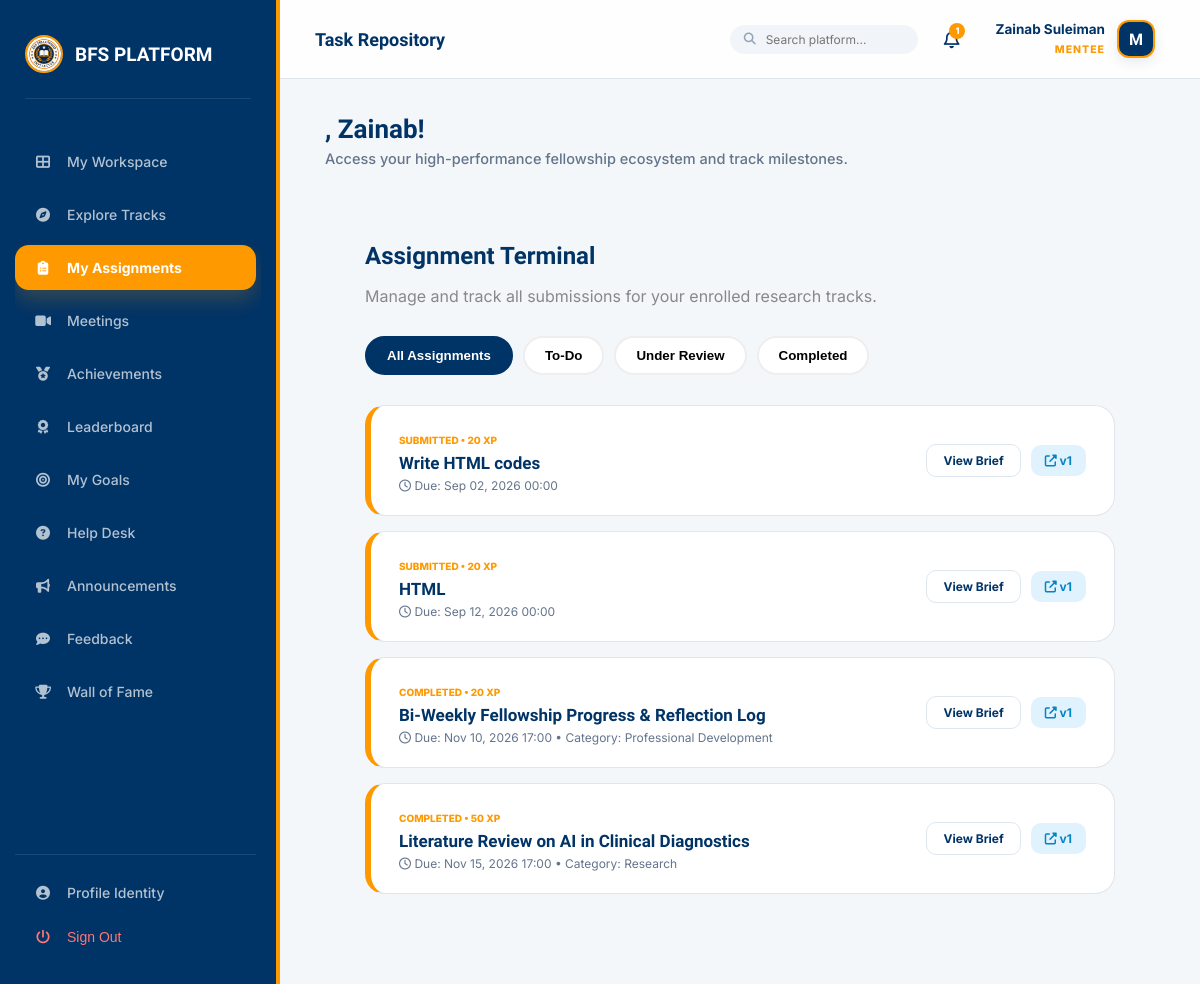
The app's page /tasks/my-tasks/ (signed in) with its own data.
### accounts/models.py (models this page shows, shortened)
class User(AbstractUser):
    ROLE_CHOICES = [
        ('mentee', 'Mentee'),
        ('mentor', 'Mentor'),
        ('management', 'Management Team'),
        ('coordinator', 'Programme Coordinator'),
    ]
    role = models.CharField(max_length=20, choices=ROLE_CHOICES, default='mentee')
    phone = models.CharField(max_length=20, blank=True)
    bio = models.TextField(blank=True)
    avatar_url = models.URLField(blank=True)   # Link to OneDrive/SharePoint photo
    is_verified = models.BooleanField(default=False)
    linkedin_url = models.URLField(blank=True, verbose_name="LinkedIn Profile")
    github_url = models.URLField(blank=True, verbose_name="GitHub/Portfolio")
    cv_url = models.URLField(blank=True, verbose_name="CV/Resume (OneDrive Link)")
    qualification = models.CharField(max_length=120, blank=True, help_text="e.g. B.Sc, M.Sc, Ph.D, Professional Fellow")
    expertise = models.CharField(max_length=150, blank=True, help_text="e.g. Software Engineering, AI, Cloud, Research")
    academic_status = models.CharField(max_length=100, blank=True, help_text="e.g. Student, Recent Graduate, Professional")
    interests = models.TextField(blank=True, help_text="Areas of interest or specialization")
    career_goal = models.TextField(blank=True, help_text="Mentee primary career and learning goal")

### tasks/models.py (models this page shows, shortened)
class TaskAssignment(models.Model):
    STATUS_CHOICES = [
        ('todo', 'To Do'),
        ('submitted', 'Submitted'),
        ('completed', 'Completed'),
        ('overdue', 'Overdue'),
        ('resubmission', 'Resubmission Required'),
    ]
    task = models.ForeignKey(Task, on_delete=models.CASCADE, related_name='assignments')
    mentee = models.ForeignKey(settings.AUTH_USER_MODEL, on_delete=models.CASCADE, related_name='my_assignments')
    status = models.CharField(max_length=25, choices=STATUS_CHOICES, default='todo')
    assigned_at = models.DateTimeField(auto_now_add=True)
    class Meta:
        unique_together = ('task', 'mentee')
    @property
    def latest_submission(self):
        return self.submissions.order_by('-submitted_at').first()

class Task(models.Model):
    TARGET_CHOICES = [
        ('individual', 'Individual'),
        ('selected', 'Selected Mentees'),
        ('group', 'Entire Group'),
        ('population', 'Wider Population'),
    ]
    title = models.CharField(max_length=200)
    description = models.TextField()
    category = models.CharField(
        max_length=80,
        blank=True,
        help_text="e.g. Research, Coding, Design"
    )
    resources = models.TextField(blank=True, help_text="Links to helpful reading materials")
    submission_rules = models.TextField(blank=True, help_text="Specific rules for this submission")
    deadline = models.DateTimeField()
    points_possible = models.PositiveIntegerField(default=20)
    target_type = models.CharField(max_length=12, choices=TARGET_CHOICES)
    target_group = models.ForeignKey(Group, on_delete=models.SET_NULL, null=True, blank=True)
    selected_mentees = models.ManyToManyField(settings.AUTH_USER_MODEL, blank=True, related_name='specially_assigned_tasks')
    assigned_by = models.ForeignKey(settings.AUTH_USER_MODEL, on_delete=models.SET_NULL, null=True, related_name='tasks_created')
    created_at = models.DateTimeField(auto_now_add=True)

class Submission(models.Model):
    assignment = models.ForeignKey(TaskAssignment, on_delete=models.CASCADE, related_name='submissions')
    onedrive_link = models.URLField(verbose_name="OneDrive/SharePoint URL")
    mentee_notes = models.TextField(blank=True)
    version = models.PositiveIntegerField(default=1)
    submitted_at = models.DateTimeField(auto_now_add=True)

### tasks/views.py (the view)
# urls.py: path('my-tasks/', views.my_tasks_list, name='my_tasks_list'),
@role_required('mentee')
def my_tasks_list(request):
    assignments = TaskAssignment.objects.filter(mentee=request.user).select_related('task').order_by('task__deadline')
    return render(request, 'tasks/task_list.html', {'assignments': assignments})

### templates/tasks/task_list.html (shortened to what this page needs)
{% extends 'base.html' %}
{% block header_title %}Task Repository{% endblock %}
{% block content %}
<div class="card" style="padding: 40px; animation: fadeInUp 0.8s ease;">
    <h2 style="font-family: 'Lexend'; color: var(--navy); margin: 0 0 10px;">Assignment Terminal</h2>
    <p style="color: #888; margin-bottom: 30px;">Manage and track all submissions for your enrolled research tracks.</p>
    <div class="task-tabs">
        <button class="tab-btn active" onclick="filterTasks('all', this)">All Assignments</button>
        <button class="tab-btn" onclick="filterTasks('todo', this)">To-Do</button>
        <button class="tab-btn" onclick="filterTasks('submitted', this)">Under Review</button>
        <button class="tab-btn" onclick="filterTasks('completed', this)">Completed</button>
    </div>
    <div id="full-task-list">
        {% for assignment in assignments %}
            <div class="card task-card show" data-status="{{ assignment.status }}" style="padding: 22px 28px; background: white; border-radius: 20px; border: 1px solid var(--line); border-left: 6px solid var(--gold); margin-bottom: 15px;">
                <div>
                    <span style="font-size: 10px; font-weight: 800; color: var(--gold); text-transform: uppercase;">{{ assignment.get_status_display }} • {{ assignment.task.points_possible }} XP</span>
                    <h4 style="margin: 5px 0; color: var(--navy); font-family: 'Lexend'; font-size: 17px;">{{ assignment.task.title }}</h4>
                    <div style="font-size: 12px; color: #64748b;">
                        <i class="far fa-clock"></i> Due: {{ assignment.task.deadline|date:"M d, Y H:i" }}
                        {% if assignment.task.category %} • Category: {{ assignment.task.category }}{% endif %}
                    </div>
                </div>
                <div style="display: flex; gap: 10px; align-items: center;">
                    <a href="{% url 'tasks:task_detail' assignment.id %}" style="padding: 8px 16px; border-radius: 10px; font-size: 12px; font-weight: 700; text-decoration: none; border: 1px solid var(--line); color: var(--navy); background: white;">
                        View Brief
                    </a>
                    {% if assignment.status == 'todo' or assignment.status == 'resubmission' or assignment.status == 'overdue' %}
                        <button onclick="openSubmitModal('{{ assignment.id }}', '{{ assignment.task.title|escapejs }}')" style="padding: 8px 18px; border-radius: 10px; font-size: 12px; font-weight: 700; background: var(--gold); color: white; border: none; cursor: pointer;">
                            {% if assignment.status == 'resubmission' %}Resubmit{% else %}Submit Work{% endif %}
                        </button>
                    {% elif assignment.latest_submission %}
                        <a href="{{ assignment.latest_submission.onedrive_link }}" target="_blank" style="padding: 8px 14px; border-radius: 10px; font-size: 12px; font-weight: 700; text-decoration: none; background: #e0f2fe; color: #0284c7;">
                            <i class="fas fa-external-link-alt"></i> v{{ assignment.latest_submission.version }}
                        </a>
                    {% endif %}
                </div>
            </div>
        {% empty %}
            <div style="text-align: center; padding: 40px; color: #64748b;">
                <i class="fas fa-clipboard-check" style="font-size: 36px; color: #cbd5e1; margin-bottom: 12px; display: block;"></i>
                No assignments found in this view.
            </div>
        {% endfor %}
    </div>
</div>
{% endblock %}

### templates/base.html (shortened to what this page needs)
{% load static %}
<!DOCTYPE html>
<html lang="en">
<head>
    <link rel="stylesheet" href="https://cdnjs.cloudflare.com/ajax/libs/font-awesome/6.4.0/css/all.min.css">
</head>
<body>
    <aside class="sidebar" id="sidebar">
        <div class="brand">
            <img src="{% static 'images/logo.jpg' %}" alt="BFS Logo">
            <span>BFS PLATFORM</span>
        </div>
        <nav class="nav-menu">
            {% if user.role == 'mentee' %}
                <a href="{% url 'dashboard:mentee_dashboard' %}" class="nav-item {% if request.resolver_match.url_name == 'mentee_dashboard' %}active{% endif %}">
                    <i class="fas fa-th-large"></i> My Workspace
                </a>
                <a href="{% url 'groups:group_list' %}" class="nav-item {% if 'groups' in request.path and 'meetings' not in request.path and 'pairings' not in request.path %}active{% endif %}">
                    <i class="fas fa-compass"></i> Explore Tracks
                </a>
                <a href="{% url 'tasks:my_tasks_list' %}" class="nav-item {% if 'tasks' in request.path %}active{% endif %}">
                    <i class="fas fa-clipboard-list"></i> My Assignments
                </a>
                <a href="{% url 'groups:meeting_list' %}" class="nav-item {% if 'meetings' in request.path %}active{% endif %}">
                    <i class="fas fa-video"></i> Meetings
                </a>
                <a href="{% url 'progress:achievements' %}" class="nav-item {% if 'achievements' in request.path %}active{% endif %}">
                    <i class="fas fa-medal"></i> Achievements
                </a>
                <a href="{% url 'progress:leaderboard' %}" class="nav-item {% if 'leaderboard' in request.path %}active{% endif %}">
                    <i class="fas fa-award"></i> Leaderboard
                </a>
                <a href="{% url 'progress:goals' %}" class="nav-item {% if 'goals' in request.path %}active{% endif %}">
                    <i class="fas fa-bullseye"></i> My Goals
                </a>
                <a href="{% url 'helpdesk:home' %}" class="nav-item {% if 'helpdesk' in request.path %}active{% endif %}">
                    <i class="fas fa-question-circle"></i> Help Desk
                </a>
                <a href="{% url 'announcements:list' %}" class="nav-item {% if 'announcements' in request.path %}active{% endif %}">
                    <i class="fas fa-bullhorn"></i> Announcements
                </a>
                <a href="{% url 'progress:feedback' %}" class="nav-item {% if 'feedback' in request.path %}active{% endif %}">
                    <i class="fas fa-comment-dots"></i> Feedback
                </a>
                <a href="{% url 'core:wall_of_fame' %}" class="nav-item {% if 'wall-of-fame' in request.path %}active{% endif %}">
                    <i class="fas fa-trophy"></i> Wall of Fame
                </a>
            {% endif %}
            <div style="margin-top: auto; border-top: 1px solid rgba(255,255,255,0.1); padding-top: 15px;">
                <a href="{% url 'accounts:profile' %}" class="nav-item {% if 'profile' in request.path %}active{% endif %}">
                    <i class="fas fa-user-circle"></i> Profile Identity
                </a>
                <button onclick="document.getElementById('logout-form').submit();" class="nav-item" style="color: #ff7675; cursor: pointer;">
                    <i class="fas fa-power-off"></i> Sign Out
                </button>
            </div>
        </nav>
    </aside>
    <main class="main">
        <header class="topbar">
            <div style="display: flex; align-items: center; gap: 15px;">
                <h2 style="margin:0; font-family:'Lexend'; font-size: 18px; color: var(--navy);">{% block header_title %}{% endblock %}</h2>
            </div>
            <div style="display: flex; align-items: center; gap: 20px;">
                <form method="get" action="{% url 'core:search' %}" style="display: flex; align-items: center; background: #f1f5f9; border-radius: 20px; padding: 6px 14px;">
                    <i class="fas fa-search" style="color: #94a3b8; font-size: 12px; margin-right: 8px;"></i>
                    <input type="text" name="q" placeholder="Search platform..." style="border: none; background: transparent; outline: none; font-size: 12px; width: 140px; font-family: inherit;">
                </form>
                <a href="{% url 'notifications:notification_list' %}" style="position: relative; color: var(--navy); text-decoration: none; font-size: 18px; padding: 6px;">
                    <i class="far fa-bell"></i>
                    {% if unread_notifications_count > 0 %}
                    <span style="position: absolute; top: 0; right: 0; background: var(--gold); color: white; border-radius: 50%; font-size: 9px; font-weight: 800; width: 16px; height: 16px; display: flex; align-items: center; justify-content: center;">
                        {{ unread_notifications_count }}
                    </span>
                    {% endif %}
                </a>
                <div class="identity-card" data-role="{{ user.get_role_display }}">
                    <div style="display: flex; align-items: center; gap: 12px;">
                        <div style="text-align: right; line-height: 1.2;">
                            <span style="display: block; font-weight: 700; font-size: 13.5px; color: var(--navy);">{{ user.get_full_name|default:user.username }}</span>
                            <span style="font-size: 10.5px; color: var(--gold); font-weight: 800; text-transform: uppercase; letter-spacing: 1px;">{{ user.role }}</span>
                        </div>
                        <div style="width: 38px; height: 38px; border-radius: 12px; background: var(--navy); color: white; display: flex; align-items: center; justify-content: center; font-weight: 800; font-family: 'Lexend'; border: 2px solid var(--gold); box-shadow: 0 4px 12px rgba(0, 51, 102, 0.1);">
                            {{ user.username|first|upper }}
                        </div>
                    </div>
                </div>
            </div>
        </header>
        <div class="content-body">
            <div class="welcome-banner">
                <h1>{{ greeting }}, {{ user.first_name|default:user.username }}!</h1>
                <p>Access your high-performance fellowship ecosystem and track milestones.</p>
            </div>
            {% block content %}{% endblock %}
        </div>
    </main>
</body>
</html>

### records on screen
User: get_full_name "Zainab Suleiman", role "MENTEE", username|first "M", first_name "Zainab"
TaskAssignment: status "SUBMITTED", task.points_possible "20", task "Write HTML codes", task.deadline "Sep 02, 2026 00:00", latest_submission.version "1"
TaskAssignment: status "SUBMITTED", task.points_possible "20", task "HTML", task.deadline "Sep 12, 2026 00:00", latest_submission.version "1"
TaskAssignment: status "COMPLETED", task.points_possible "20", task "Bi-Weekly Fellowship Progress & Reflection Log", task.deadline "Nov 10, 2026 17:00", task.category "Professional Development", latest_submission.version "1"
TaskAssignment: status "COMPLETED", task.points_possible "50", task "Literature Review on AI in Clinical Diagnostics", task.deadline "Nov 15, 2026 17:00", task.category "Research", latest_submission.version "1"

### other values on screen
{{ unread_notifications_count }} "1"
